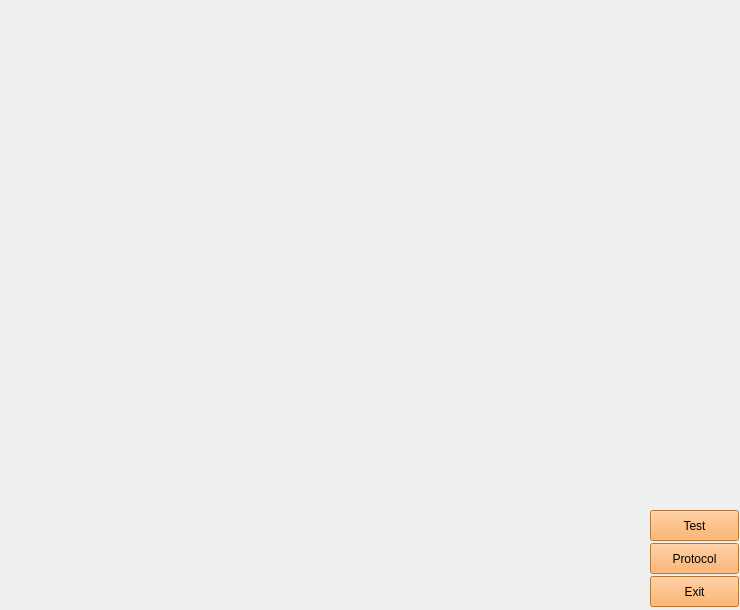
    <widget class="SpeedGauge" name="speed_gauge" native="true">
     <property name="enabled">
      <bool>true</bool>
     </property>
     <property name="geometry">
      <rect>
       <x>2</x>
       <y>11</y>
       <width>740</width>
       <height>610</height>
      </rect>
     </property>
     <property name="font">
      <font>
       <family>Ubuntu</family>
      </font>
     </property>
     <widget class="QPushButton" name="pushButton">
      <property name="geometry">
       <rect>
        <x>650</x>
        <y>510</y>
        <width>89</width>
        <height>31</height>
       </rect>
      </property>
      <property name="styleSheet">
       <string notr="true">background-color: rgb(255, 163, 72);</string>
      </property>
      <property name="text">
       <string>Test</string>
      </property>
     </widget>
     <widget class="QPushButton" name="pushButton_2">
      <property name="geometry">
       <rect>
        <x>650</x>
        <y>543</y>
        <width>89</width>
        <height>31</height>
       </rect>
      </property>
      <property name="styleSheet">
       <string notr="true">background-color: rgb(255, 163, 72);</string>
      </property>
      <property name="text">
       <string>Protocol</string>
      </property>
     </widget>
     <widget class="QPushButton" name="pushButton_3">
      <property name="geometry">
       <rect>
        <x>650</x>
        <y>576</y>
        <width>89</width>
        <height>31</height>
       </rect>
      </property>
      <property name="styleSheet">
       <string notr="true">background-color: rgb(255, 163, 72);</string>
      </property>
      <property name="text">
       <string>Exit</string>
      </property>
     </widget>
    </widget>
